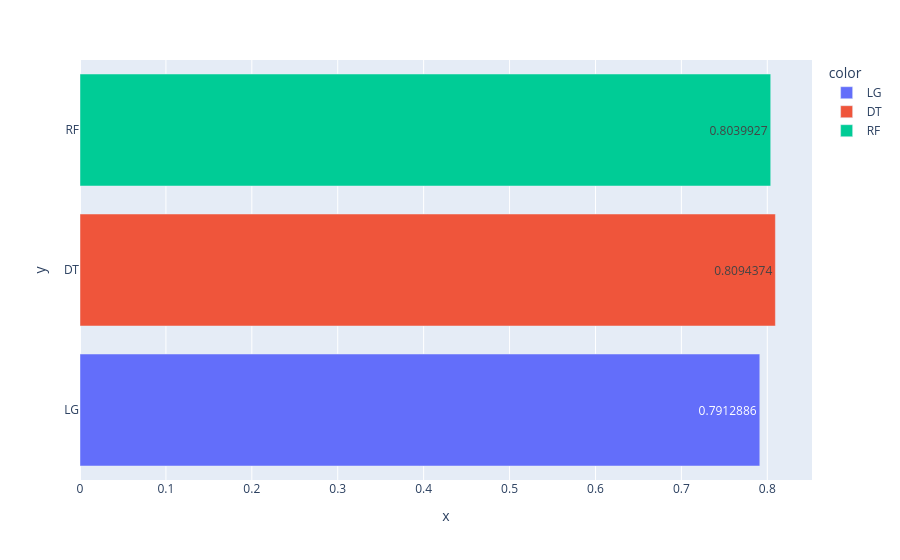
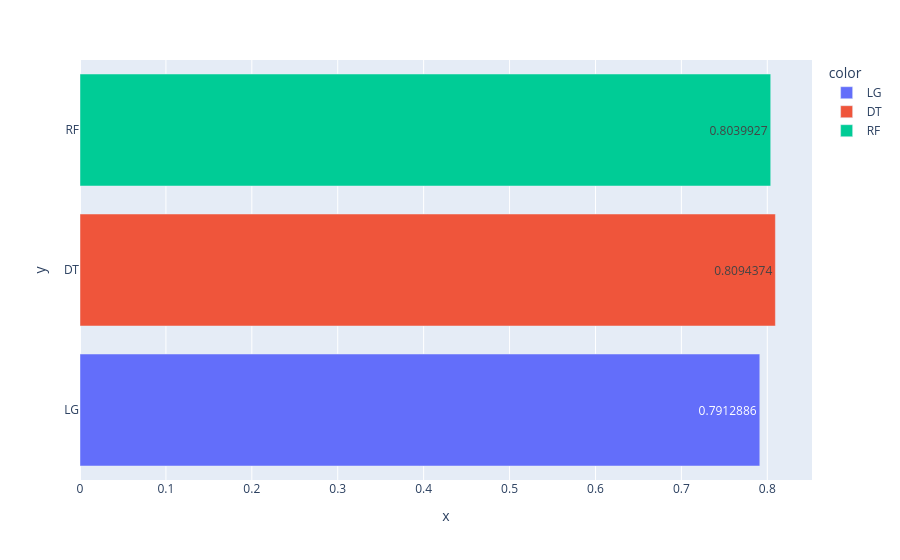

Notebook code cell kept with these figures, in order:
### Code cell
#diagrammes des performances
list_names = ['LG', 'DT', 'RF']
list_acc = [acc_lg, acc_dt, acc_rf]
list_f1 = [f1_lg, f1_dt,f1_rf]
list_final = [list_acc, list_f1]
for i in range(2):
  fig = px.bar(y=list_names, x= list_final[i], color = list_names, text_auto = True)
  fig.show()

### Figure 1 — Plotly figure (JSON) as saved in the notebook; plotly's stock layout.template omitted (floating-point values rounded to 4 significant figures)
{"data": [{"hovertemplate": "color=LG<br>x=%{x}<br>y=%{y}<extra></extra>", "legendgroup": "LG", "marker": {"color": "#636efa", "pattern": {"shape": ""}}, "name": "LG", "orientation": "h", "showlegend": true, "textposition": "auto", "texttemplate": "%{x}", "type": "bar", "x": [0.7913], "xaxis": "x", "y": ["LG"], "yaxis": "y"}, {"hovertemplate": "color=DT<br>x=%{x}<br>y=%{y}<extra></extra>", "legendgroup": "DT", "marker": {"color": "#EF553B", "pattern": {"shape": ""}}, "name": "DT", "orientation": "h", "showlegend": true, "textposition": "auto", "texttemplate": "%{x}", "type": "bar", "x": [0.8094], "xaxis": "x", "y": ["DT"], "yaxis": "y"}, {"hovertemplate": "color=RF<br>x=%{x}<br>y=%{y}<extra></extra>", "legendgroup": "RF", "marker": {"color": "#00cc96", "pattern": {"shape": ""}}, "name": "RF", "orientation": "h", "showlegend": true, "textposition": "auto", "texttemplate": "%{x}", "type": "bar", "x": [0.804], "xaxis": "x", "y": ["RF"], "yaxis": "y"}], "layout": {"barmode": "relative", "legend": {"title": {"text": "color"}, "tracegroupgap": 0}, "margin": {"t": 60}, "xaxis": {"anchor": "y", "domain": [0.0, 1.0], "title": {"text": "x"}}, "yaxis": {"anchor": "x", "domain": [0.0, 1.0], "title": {"text": "y"}}}}

### Figure 2 — Plotly figure (JSON) as saved in the notebook; plotly's stock layout.template omitted (floating-point values rounded to 4 significant figures)
{"data": [{"hovertemplate": "color=LG<br>x=%{x}<br>y=%{y}<extra></extra>", "legendgroup": "LG", "marker": {"color": "#636efa", "pattern": {"shape": ""}}, "name": "LG", "orientation": "h", "showlegend": true, "textposition": "auto", "texttemplate": "%{x}", "type": "bar", "x": [0.7913], "xaxis": "x", "y": ["LG"], "yaxis": "y"}, {"hovertemplate": "color=DT<br>x=%{x}<br>y=%{y}<extra></extra>", "legendgroup": "DT", "marker": {"color": "#EF553B", "pattern": {"shape": ""}}, "name": "DT", "orientation": "h", "showlegend": true, "textposition": "auto", "texttemplate": "%{x}", "type": "bar", "x": [0.8094], "xaxis": "x", "y": ["DT"], "yaxis": "y"}, {"hovertemplate": "color=RF<br>x=%{x}<br>y=%{y}<extra></extra>", "legendgroup": "RF", "marker": {"color": "#00cc96", "pattern": {"shape": ""}}, "name": "RF", "orientation": "h", "showlegend": true, "textposition": "auto", "texttemplate": "%{x}", "type": "bar", "x": [0.804], "xaxis": "x", "y": ["RF"], "yaxis": "y"}], "layout": {"barmode": "relative", "legend": {"title": {"text": "color"}, "tracegroupgap": 0}, "margin": {"t": 60}, "xaxis": {"anchor": "y", "domain": [0.0, 1.0], "title": {"text": "x"}}, "yaxis": {"anchor": "x", "domain": [0.0, 1.0], "title": {"text": "y"}}}}
